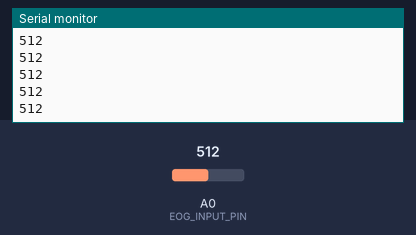
Recording of a sketch running on a simulated Arduino Uno, built with avr-gcc and run on an emulated ATmega328P. On the bench: the last lines printed to the serial monitor. The inputs (shaded band) are chosen by the test bench; at power-on: A0 (EOG_INPUT_PIN) = 512.

Above: at 1.2 s.
1.3 s: A0 (EOG_INPUT_PIN) set to 716
At 2.2 s:
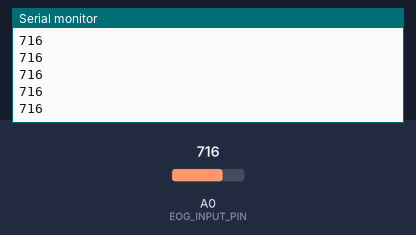
2.8 s: A0 (EOG_INPUT_PIN) set to 900
At 3.9 s:
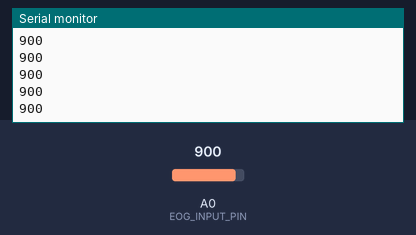
Timing chart, 0 to 5.8 s (numbered marks = the images above; inputs shaded):
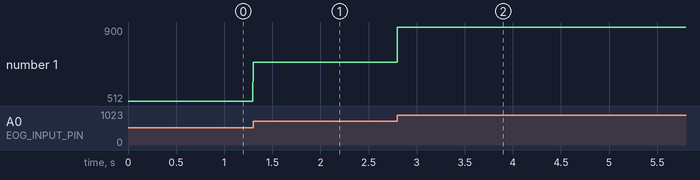

Measured:
- after the input at 1.3 s, the serial monitor: prints a new line at once (image 1)
- after the input at 2.8 s, the serial monitor: prints a new line at once (image 2)
- plotted number 1: 512 → 716 after the input at 1.3 s, 716 → 900 after the input at 2.8 s

The sketch:

eog_acquisition.ino
```cpp
/*
 * EOG Signal Acquisition Firmware
 * Project: Low-Cost Electronic Platform for Electrooculography (EOG) Signals Acquisition
 * Hardware: Arduino Uno (ATmega328P), 10-bit ADC, UART Serial @ 115200 bps
 *
 * Description:
 * Samples the conditioned analog biopotential signal from the Analog Front-End (AFE)
 * circuit on analog pin A0 at a constant 250 Hz sampling rate (4000 us interval)
 * and transmits raw ADC counts (0 - 1023) over USB-serial to the MATLAB host.
 *
 * Timing:
 * Uses a non-blocking micros() timer loop to eliminate cumulative timing drift
 * without blocking execution via delay().
 */

// Hardware pin and sampling configuration
const int EOG_INPUT_PIN = A0;                   // Analog input pin connected to AFE output
const unsigned long SAMPLE_INTERVAL_US = 4000;  // 4000 us = 4.0 ms interval -> fs = 250 Hz
const long SERIAL_BAUD_RATE = 115200;           // High baud rate to minimize UART transmission latency

// Timing tracking variable
unsigned long previousMicros = 0;

void setup() {
  // Initialize serial communication with PC
  Serial.begin(SERIAL_BAUD_RATE);

  // Ensure default 5V ADC reference voltage (ATmega328P 10-bit ADC: 4.88 mV / LSB)
  analogReference(DEFAULT);

  // Seed timer base
  previousMicros = micros();
}

void loop() {
  unsigned long currentMicros = micros();

  // Non-blocking 250 Hz interval check
  if (currentMicros - previousMicros >= SAMPLE_INTERVAL_US) {
    // Advance base timestamp by fixed interval to avoid cumulative drift
    previousMicros += SAMPLE_INTERVAL_US;

    // Read 10-bit ADC value (0 to 1023, representing 0 to 5.0 V)
    int adcValue = analogRead(EOG_INPUT_PIN);

    // Transmit integer sample followed by newline (\r\n) for readline() in MATLAB
    Serial.println(adcValue);
  }
}
```
